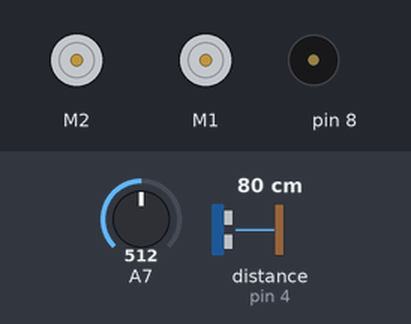
The sketch below on a simulated Arduino Uno, built with avr-gcc and run on an emulated ATmega328P. On the bench: 2 × DC motor (green arrow = forward, orange = backward, longer = faster), buzzer (waves = sounding). The test bench sets the inputs (shaded band); at power-on: A7 = 512, distance to the obstacle (sensor on pin 4) 80 cm.

Above: at 0.8 s.
0.9 s: A7 set to 106
2.4 s: A7 set to 90
At 2.5 s:
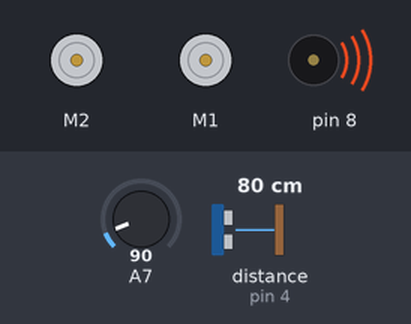
At 3.6 s:
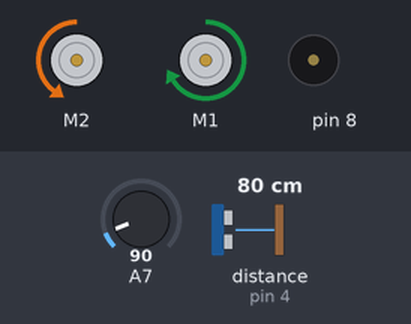
Timing chart, 0 to 5.4 s (numbered marks = the images above; inputs shaded):
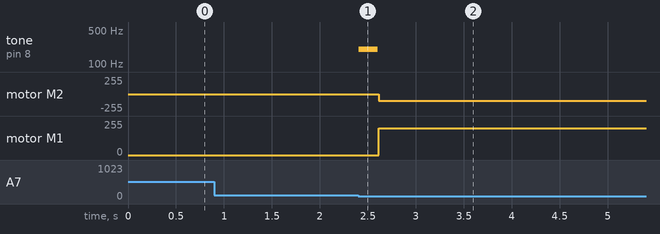

The sketch:

MB_PID.ino
```cpp
#include <MeMCore.h>
#include <math.h>
MeDCMotor motor1(M1); //Motor1 is Left Motor
MeDCMotor motor2(M2); //Motor2 is Right Motor
MeUltrasonicSensor ultrasonic(PORT_4);
MeBuzzer buzzer;

double TotalError =0;
float leftTotal=0;
double KP = 100; //420;
double KI = 10; //70;
double KD = 0; //0;

void setup() {
  Serial.begin(9600);
    pinMode(7, INPUT); //Define button pin as input
    while (analogRead(7) > 100) { // While (Button is not pressed)
      delay(50);
    }
    buzzer.tone(200, 200);

}

void loop() {
        float Reading=ultrasonic.distanceCm();

        double LastError = 0;
        double DerivativeOfError = 0;
        double Error = 0;
        //Sensor input
        double Input = round(Reading);
        //How far we want to be from the wall
        double Goal = 15;
        //How much power the right wheel is getting
        double RightWheel = 0;

        //The amount of error
         Error =  Goal-Input;
         /*if(Double.isInfinite(Input)) {
          Error=0;
         }*/
         TotalError += Error;

         if(Error == 0 || (Error < 1 && Error > -1)) {

           TotalError = 0;
         }
         if (TotalError > 20) {
           TotalError = 20;

         }

         if (TotalError < -20) {

           TotalError = -20;

         }

         DerivativeOfError = (Error - LastError);

       //  RightWheel = (Error * KP) + (TotalError * KI) + (DerivativeOfError * KD);
         RightWheel = (Error * KP) + (-1 * (TotalError * KI));

         double power = 200;

         double temp = ((-1 * RightWheel) + 15)/ 15;

         power = 200 * temp;

         if (temp == 0) {

           power = 200;

         }

         if (power > 400) {

           power = 400;

         }

         else if(power < 100) {

           power = 0;

         }

         if(RightWheel > 15 ) {

           power = 0;

         }

         if(RightWheel < -15) {

           power = 400;

         }

           motor2.run(-1*(200/2));
           motor1.run(((int)(power))/2);

    }
```

Measured:
- the behaviour switches between 101 and 100 on A7 (found by bisection; images 0 and 1)
- after the input at 0.9 s, every drawn part: stays the same
- after the input at 2.4 s, tone on pin 8: silent → 200 Hz at once, → silent 0.20 s later; motor M2: stopped → backward 100/255 after 0.21 s; motor M1: stopped → forward 200/255 after 0.21 s
